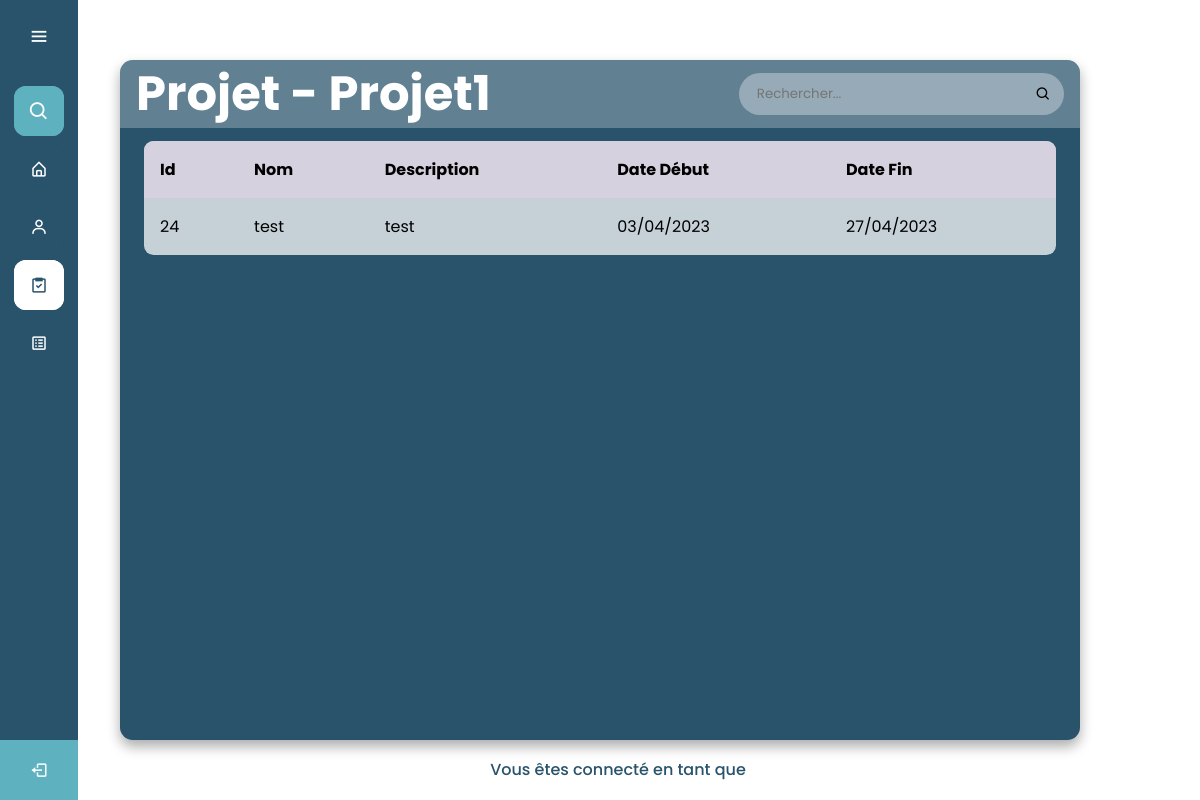
The app's page /PAGES/ADMIN_Projet_Select.php?ID=1 with its own data.
### tables this page shows
CREATE TABLE "Projet" (
	"IdProjet"	INTEGER NOT NULL,
	"NomProjet"	TEXT NOT NULL,
	"DescriptionProjet"	TEXT NOT NULL,
	"DateDebutProjet"	TEXT NOT NULL,
	"DateFinProjet"	TEXT NOT NULL,
	"ChefProjet"	TEXT NOT NULL,
	PRIMARY KEY("IdProjet" AUTOINCREMENT)
);

CREATE TABLE Tache (
    IdTache INTEGER PRIMARY KEY NOT NULL,
    NomTache TEXT NOT NULL,
    DescriptionTache TEXT NOT NULL,
    PrioriteTache INTEGER NOT NULL,
    DateDebutTache TEXT NOT NULL,
    DateMaxTache TEXT NOT NULL,
    StatutTache TEXT NOT NULL,
    IdUtilisateur INTEGER NOT NULL, IdProjet INTEGER REFERENCES Projet(IdProjet),
    FOREIGN KEY (IdUtilisateur) REFERENCES Utilisateur(IdUtilisateur)
);

### PAGES/ADMIN_Projet_Select.php (the view, shortened to what this page needs)
<?php
  try {
    $pdo = new PDO("sqlite:../DATABASE/bdd.sqlite");
  } catch (PDOException $e) {
    die($e);
  }
?>
<!DOCTYPE html>
<html lang="en" dir="ltr">
  <head>
    <link rel="stylesheet" href="../CSS/ADMIN_Tache.css">
    <link href='https://unpkg.com/boxicons@2.0.7/css/boxicons.min.css' rel='stylesheet'>
   </head>
<body>
  <div class="sidebar">
    <div class="logo-details">
        <i class='bx bx-menu' id="btn" ></i>
    </div>
    <ul class="nav-list">
      <li>
          <i class='bx bx-search' ></i>
      </li>
      <li>
        <a href="../PAGES/ADMIN_Index.php">
          <i class='bx bx-home-alt Accueil'></i>
        </a>
      </li>
      <li>
       <a href="../PAGES/ADMIN_Equipe.php" class='Equipe'>
         <i class='bx bx-user Equipe' ></i>
       </a>
     </li>
     <li>
       <a href="../PAGES/ADMIN_Tache.php" class='Tache'>
         <i class='bx bx-task Tache'></i>
       </a>
     </li>
     <li>
       <a href="../PAGES/ADMIN_Projet.php">
         <i class='bx bx-spreadsheet' ></i>
       </a>
     </li>
     <li class="profile no-animation">
        <a href="../PAGES/Login.php" class='TEST'>
          <i class='bx bx-log-out' id="log_out"></i>
        </a>
      </li>
    </ul>
  </div>
  <section class="home-section">
  <body>
    <main class="table">
        <section class="table__header">
        <?php $ID = isset($_GET["ID"]) ? intval($_GET["ID"]) : null; ?>
        <h1 class='TableTitre'>Projet <?php echo $_SESSION['ServiceUtilisateur'].' - '.$pdo->query("SELECT NomProjet FROM Projet WHERE IdProjet = $ID")->fetchColumn(); ?></h1>
            <div class="input-group">
                <input type="search" placeholder="Rechercher...">
                <i class='bx bx-search'></i>
            </div>
        </section>
        <section class="table__body">
        <table>
  <thead>
    <tr>
      <th>Id</th>
      <th>Nom</th>
      <th>Description</th>
      <th>Date début</th>
      <th>Date fin</th>
    </tr>
  </thead>
  <tbody>
  <?php
$pdo = new PDO("sqlite:../DATABASE/bdd.sqlite");
if (isset($_GET["ID"])) {
    $ID = intval($_GET["ID"]);
    $req = $pdo->prepare("SELECT * FROM Tache WHERE IdProjet = ?");
    $req->execute(array($ID));
        while($Tache = $req->fetch(PDO::FETCH_ASSOC)) { ?>
            <tr>
                <td><?php echo $Tache['IdTache']; ?></td>
                <td><?php echo $Tache['NomTache']; ?></td>
                <td><?php echo $Tache['DescriptionTache']; ?></td>
                <td><?php echo $Tache['DateDebutTache']; ?></td>
                <td><?php echo $Tache['DateMaxTache']; ?></td>
            </tr>
        <?php }
}
?>
  </tbody>
</table>
        </section>
    </main>
</body>
      <div class='text2'>
        Vous êtes connecté en tant que <span class='ConnectAs'><?php echo $_SESSION['PrenomUtilisateur'] . ' ' . $_SESSION['NomUtilisateur']; ?></span>
    </div>
  </section>
</body>
</html>

### CSS/ADMIN_Tache.css (style rules this page uses)
* { margin: 0; padding: 0; box-sizing: border-box; font-family: "Poppins" , sans-serif; }
.sidebar { position: fixed; left: 0; top: 0; height: 100%; width: 78px; background: #28536B; padding: 6px 14px; z-index: 99; transition: all 0.5s ease; }
.sidebar .logo-details { height: 60px; display: flex; align-items: center; position: relative; }
.sidebar .logo-details #btn { position: absolute; top: 50%; right: 0; transform: translateY(-50%); font-size: 22px; text-align: center; cursor: pointer; transition: all 0.5s ease; }
.sidebar i { color: #fff; height: 60px; min-width: 50px; font-size: 28px; text-align: center; line-height: 60px; }
.sidebar .nav-list { margin-top: 20px; height: 100%; }
.sidebar li { position: relative; margin: 8px 0; list-style: none; }
.sidebar .bx-search { position: absolute; top: 50%; left: 0; transform: translateY(-50%); font-size: 22px; background: #5EB1BF; color: #FFF; }
.sidebar li a:not(.TEST) { display: flex; height: 100%; width: 100%; border-radius: 12px; align-items: center; text-decoration: none; transition: all 0.4s ease; background: #28536B; }
.sidebar li i { height: 50px; line-height: 50px; font-size: 18px; border-radius: 12px; }
.sidebar li.profile { position: fixed; height: 60px; width: 78px; left: 0; bottom: -8px; padding: 10px 14px; background: #5EB1BF; transition: all 0.5s ease; overflow: hidden; }
.sidebar .profile #log_out { position: absolute; top: 50%; right: 0; transform: translateY(-50%); background: #5EB1BF; width: 100%; height: 60px; line-height: 60px; border-radius: 0px; transition: all 0.5s ease; }
.Tache i { background: #FFF; color: #28536B; }
.sidebar li a.Tache { background: #FFF; color: #28536B; }
.home-section { display: flex; flex-direction: column; justify-content: center; align-items: center; height: 100%; text-align: center; margin: 0 auto; }
.text2 { color: #28536B; font-size: 1rem; font-weight: 500; margin: 18px; align-self: center; text-align: center; position: absolute; bottom: 0; left: 50%; transform: translateX(-50%); }
body { min-height: 100vh; background: url(images/html_table.jpg) center / cover; display: flex; justify-content: center; align-items: center; }
main.table { width: 80vw; height: 85vh; background-color: #28536B; backdrop-filter: blur(7px); box-shadow: 0 .4rem .8rem #0005; border-radius: .8rem; overflow: hidden; }
.table__header { width: 100%; height: 10%; background-color: #fff4; padding: .8rem 1rem; display: flex; justify-content: space-between; align-items: center; }
.TableTitre { color: #fff; font-size: 3rem; }
.table__header .input-group { width: 35%; height: 100%; background-color: #fff5; padding: 0 .8rem; border-radius: 2rem; display: flex; justify-content: center; align-items: center; transition: .2s; }
.table__header .input-group input { width: 100%; padding: 0 .5rem 0 .3rem; background-color: transparent; border: none; outline: none; }
.table__body { width: 95%; max-height: calc(89% - 1.6rem); background-color: #fffb; margin: .8rem auto; border-radius: .6rem; overflow: auto; overflow: overlay; }
table { width: 100%; }
table, th, td { border-collapse: collapse; padding: 1rem; text-align: left; }
thead th { position: sticky; top: 0; left: 0; background-color: #d5d1defe; cursor: pointer; text-transform: capitalize; }
tbody tr { --delay: .1s; transition: .5s ease-in-out var(--delay), background-color 0s; }
tbody tr td, tbody tr td p, tbody tr td img { transition: .2s ease-in-out; }
.bx-search, .tablebtn { animation: none; text-decoration: none; color: black; }
.bx-search, .tablebtn:hover { color: #5EB1BF; }
.bx-search { color: black; }

### records on screen
projet: NomProjet "Projet1"
tache: IdTache "24", NomTache "test", DescriptionTache "test", DateDebutTache "03/04/2023", DateMaxTache "27/04/2023"
